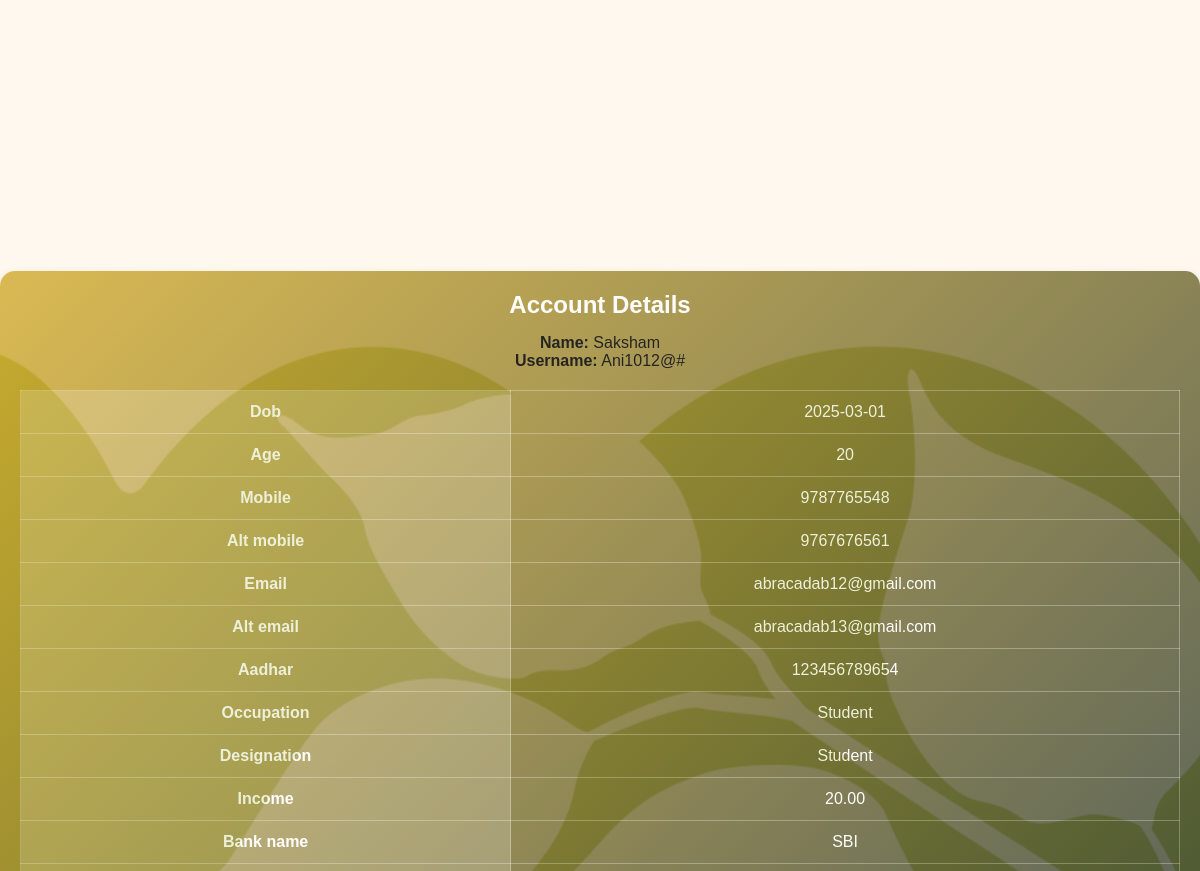
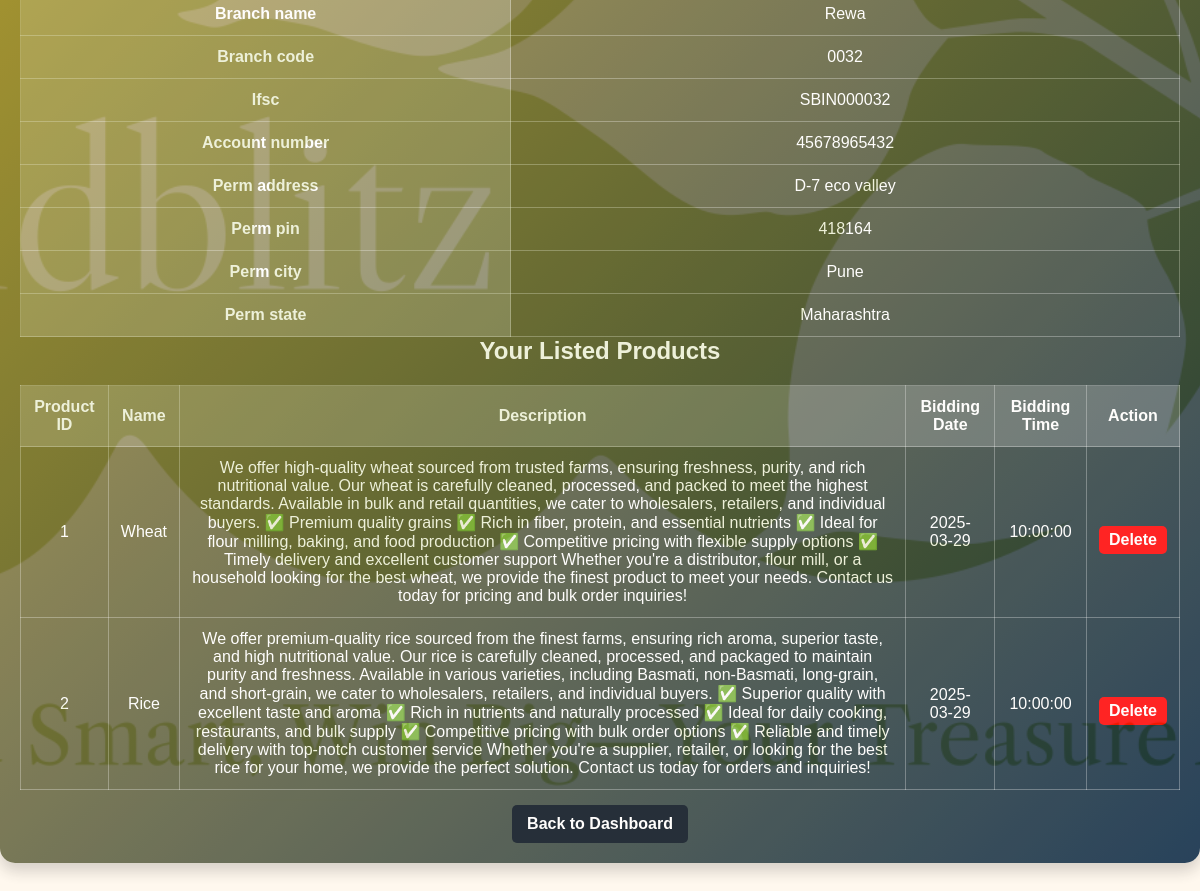
The app's page /accountdet.php (signed in) with its own data (2 pictures, top to bottom).
### tables this page shows
CREATE TABLE `prac` (
  `id` int(11) NOT NULL,
  `name` varchar(100) NOT NULL,
  `dob` date NOT NULL,
  `username` varchar(50) NOT NULL,
  `age` int(11) NOT NULL,
  `mobile` varchar(15) NOT NULL,
  `alt_mobile` varchar(15) DEFAULT NULL,
  `email` varchar(100) NOT NULL,
  `alt_email` varchar(100) DEFAULT NULL,
  `aadhar` varchar(20) NOT NULL,
  `password` varchar(255) NOT NULL,
  `occupation` varchar(50) NOT NULL,
  `designation` varchar(50) NOT NULL,
  `income` decimal(10,2) NOT NULL,
  `bank_name` varchar(100) NOT NULL,
  `branch_name` varchar(100) NOT NULL,
  `branch_code` varchar(20) NOT NULL,
  `ifsc` varchar(20) NOT NULL,
  `account_number` varchar(20) NOT NULL,
  `perm_address` text NOT NULL,
  `perm_pin` varchar(10) NOT NULL,
  `perm_city` varchar(50) NOT NULL,
  `perm_state` varchar(50) NOT NULL,
  `created_at` timestamp NOT NULL DEFAULT current_timestamp()
);

CREATE TABLE `products` (
  `username` varchar(255) NOT NULL,
  `product_id` int(11) NOT NULL,
  `product_name` varchar(255) NOT NULL,
  `description` text NOT NULL,
  `available_quantity` int(11) NOT NULL,
  `base_fare` decimal(10,2) NOT NULL,
  `bidding_date` date NOT NULL,
  `bidding_time` time NOT NULL,
  `bidding_end_date` date NOT NULL,
  `off_time` time NOT NULL,
  `image_path` varchar(255) NOT NULL,
  `created_at` timestamp NOT NULL DEFAULT current_timestamp()
);

### accountdet.php (the view, shortened to what this page needs)
<?php
include 'db.php';
$username = $_SESSION['username'];
$sql = "SELECT username, name, dob, age, mobile, alt_mobile, email, alt_email, aadhar, occupation, designation, income, bank_name, branch_name, branch_code, ifsc, account_number, perm_address, perm_pin, perm_city, perm_state FROM prac WHERE username = ?";
$stmt = $conn->prepare($sql);
$stmt->bind_param("s", $username);
$stmt->execute();
$result = $stmt->get_result();
if ($result->num_rows > 0) {
    $row = $result->fetch_assoc();
} else {
    echo "<script>alert('No account details found!'); window.location.href='proje.php';</script>";
    exit();
}
$product_sql = "SELECT product_id, product_name, description, bidding_date, bidding_time FROM products WHERE username = ?";
$product_stmt = $conn->prepare($product_sql);
$product_stmt->bind_param("s", $username);
$product_stmt->execute();
$product_result = $product_stmt->get_result();
?>
<!DOCTYPE html>
<html lang="en">
<head>
</head>
<body>
<div class="container">
    <h2>Account Details</h2>
    <div class="user-info">
        <strong>Name:</strong> <?php echo htmlspecialchars($row['name']); ?><br>
        <strong>Username:</strong> <?php echo htmlspecialchars($row['username']); ?>
    </div>
    <table>
        <?php foreach ($row as $key => $value) {
            if ($key !== "username" && $key !== "name") { ?>
            <tr>
                <th><?php echo ucfirst(str_replace("_", " ", $key)); ?></th>
                <td><?php echo htmlspecialchars($value); ?></td>
            </tr>
        <?php } } ?>
    </table>
    <h2>Your Listed Products</h2>
    <?php if ($product_result->num_rows > 0) { ?>
        <table>
            <tr>
                <th>Product ID</th>
                <th>Name</th>
                <th>Description</th>
                <th>Bidding Date</th>
                <th>Bidding Time</th>
                <th>Action</th>
            </tr>
            <?php while ($product = $product_result->fetch_assoc()) { ?>
                <tr>
                    <td><?php echo htmlspecialchars($product['product_id']); ?></td>
                    <td><?php echo htmlspecialchars($product['product_name']); ?></td>
                    <td><?php echo htmlspecialchars($product['description']); ?></td>
                    <td><?php echo htmlspecialchars($product['bidding_date']); ?></td>
                    <td><?php echo htmlspecialchars($product['bidding_time']); ?></td>
                    <td>
                        <a href="accountdet.php?delete_id=<?php echo htmlspecialchars($product['product_id']); ?>"
                           onclick="return confirm('Are you sure you want to delete this product?');"
                           class="delete-button">Delete</a>
                    </td>
                </tr>
            <?php } ?>
        </table>
    <?php } else { ?>
        <p>No products added yet.</p>
    <?php } ?>
    <a href="proje.php">Back to Dashboard</a>
</div>
</body>
</html>

### accountdet.php (style rules this page uses)
* { margin: 0; padding: 0; box-sizing: border-box; }
body { font-family: Arial, sans-serif; background-color: #f4f4f4; background-image: url("bidblitz.png"); display: flex; justify-content: center; align-items: center; height: 130vh; background-size: cover; background-position: center; opacity: 0.85; text-align: center; }
.container { padding: 20px; width: auto; max-height: 120vh; overflow-y: auto; background: linear-gradient(135deg, #D4AF37, rgb(3, 35, 66)); box-shadow: 0 8px 16px rgba(0, 0, 0, 0.2); border-radius: 15px; transition: transform 0.3s ease-in-out, box-shadow 0.3s ease-in-out; }
h2 { margin-bottom: 15px; color: white; }
table { width: 100%; border-collapse: collapse; margin-top: 20px; }
th, td { padding: 12px; border: 1px solid rgba(255, 255, 255, 0.3); color: white; }
th { background-color: rgba(255, 255, 255, 0.2); }
a { display: inline-block; margin-top: 15px; text-decoration: none; color: #fff; background: rgb(1, 13, 26); padding: 10px 15px; border-radius: 5px; font-weight: bold; }
.delete-button { color: white; background-color: red; padding: 5px 10px; border-radius: 5px; text-decoration: none; }

### records on screen
prac: name "Saksham", username "Ani1012@#", dob "2025-03-01", age "20", mobile "9787765548", alt_mobile "9767676561", email "abracadab12@gmail.com", alt_email "abracadab13@gmail.com", aadhar "123456789654", occupation "Student", designation "Student", income "20.00", bank_name "SBI", branch_name "Rewa", branch_code "0032", ifsc "SBIN000032", account_number "45678965432", perm_address "D-7 eco valley", perm_pin "418164", perm_city "Pune", perm_state "Maharashtra"
products: product_id "1", product_name "Wheat", description "We offer high-quality wheat sourced from trusted farms, ensuring freshness, purity, and rich nutritional value. Our wheat is carefully cleaned, processed, and packed to meet the highest standards. Available in bulk and retail quantities, we cater to wholesalers, retailers, and individual buyers. ✅ Premium quality grains ✅ Rich in fiber, protein, and essential nutrients ✅ Ideal for flour milling, baking, and food production ✅ Competitive pricing with flexible supply options ✅ Timely delivery and excellent customer support Whether you're a distributor, flour mill, or a household looking for the best wheat, we provide the finest product to meet your needs. Contact us today for pricing and bulk…", bidding_date "2025-03-29", bidding_time "10:00:00"
products: product_id "2", product_name "Rice", description "We offer premium-quality rice sourced from the finest farms, ensuring rich aroma, superior taste, and high nutritional value. Our rice is carefully cleaned, processed, and packaged to maintain purity and freshness. Available in various varieties, including Basmati, non-Basmati, long-grain, and short-grain, we cater to wholesalers, retailers, and individual buyers. ✅ Superior quality with excellent taste and aroma ✅ Rich in nutrients and naturally processed ✅ Ideal for daily cooking, restaurants, and bulk supply ✅ Competitive pricing with bulk order options ✅ Reliable and timely delivery with top-notch customer service Whether you're a supplier, retailer, or looking for the best rice for…", bidding_date "2025-03-29", bidding_time "10:00:00"

### other values on screen
str_replace("_", " ", $key) "Dob"
str_replace("_", " ", $key) "Age"
str_replace("_", " ", $key) "Mobile"
str_replace("_", " ", $key) "Alt mobile"
str_replace("_", " ", $key) "Email"
str_replace("_", " ", $key) "Alt email"
str_replace("_", " ", $key) "Aadhar"
str_replace("_", " ", $key) "Occupation"
str_replace("_", " ", $key) "Designation"
str_replace("_", " ", $key) "Income"
str_replace("_", " ", $key) "Bank name"
str_replace("_", " ", $key) "Branch name"
str_replace("_", " ", $key) "Branch code"
str_replace("_", " ", $key) "Ifsc"
str_replace("_", " ", $key) "Account number"
